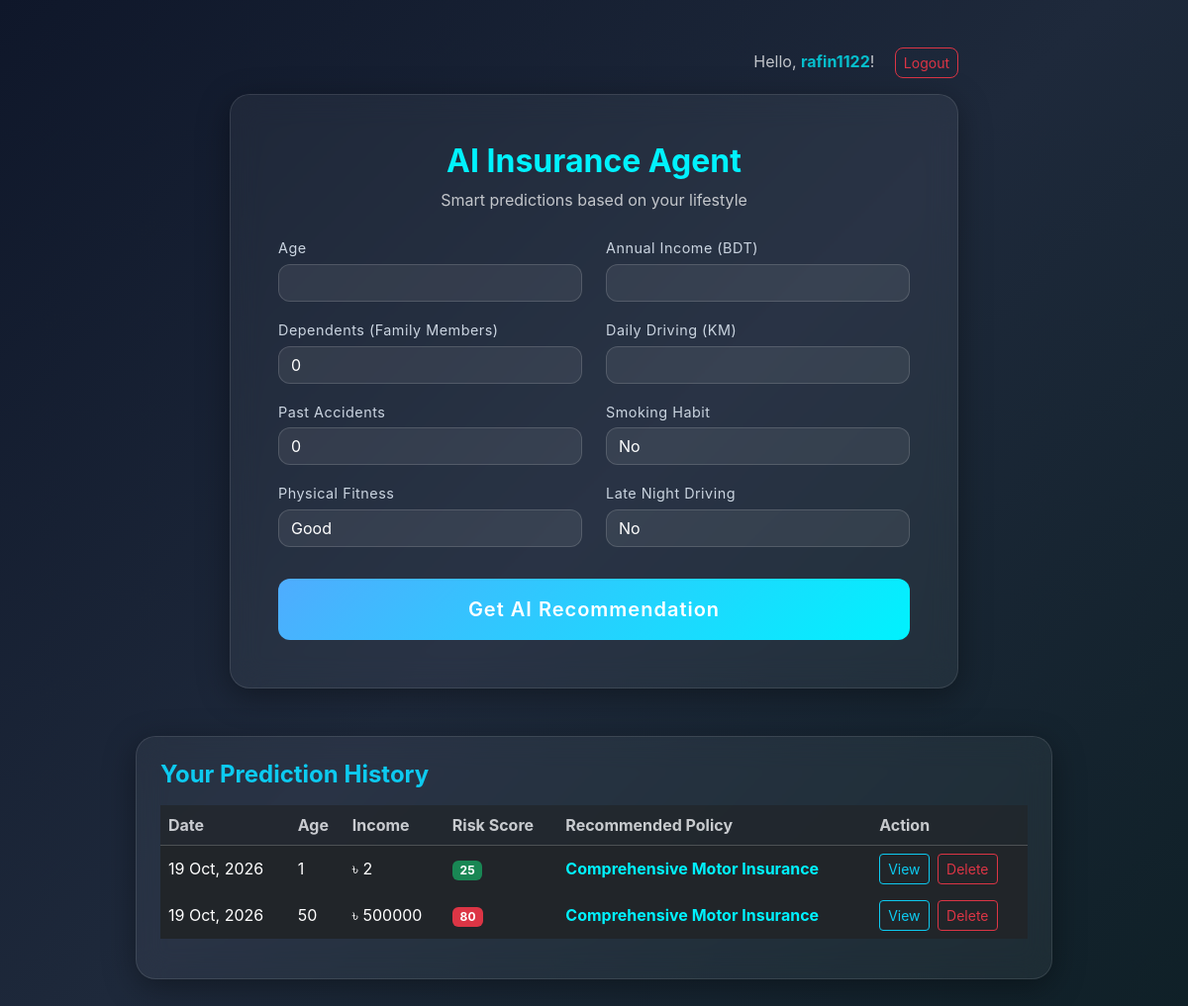
Screenshot of / (signed in) with the database file from the repository.
### recommender/models.py (models this page shows, shortened)
class InsuranceHistory(models.Model):
    user = models.ForeignKey(User, on_delete=models.CASCADE)
    age = models.IntegerField()
    income = models.IntegerField()
    risk_score = models.IntegerField()
    recommended_policy = models.CharField(max_length=100)
    date_saved = models.DateTimeField(auto_now_add=True)

### recommender/views.py (the view, shortened to what this page needs)
# urls.py: path('', views.home, name='home'),
@login_required(login_url='login_page')
def home(request):
    user_history = InsuranceHistory.objects.filter(user=request.user).order_by('-date_saved')
    return render(request, 'index.html', {'history': user_history})

### templates/index.html (shortened to what this page needs)
<!DOCTYPE html>
<html lang="en">
<head>
    <link href="https://cdn.jsdelivr.net/npm/bootstrap@5.3.0/dist/css/bootstrap.min.css" rel="stylesheet">
</head>
<body>
    <div class="container">
        <div class="row justify-content-center mb-3">
            <div class="col-md-9 col-lg-8 text-end">
                <span class="me-3 text-light opacity-75">Hello, <b style="color: #00f2fe;">{{ request.user.username }}</b>!</span>
                <a href="{% url 'logout_user' %}" class="btn btn-sm btn-outline-danger" style="border-radius: 8px;">Logout</a>
            </div>
        </div>
        <div class="row justify-content-center">
            <div class="col-md-9 col-lg-8">
                <div class="glass-card p-5">
                    <div class="text-center mb-4">
                        <h2 class="fw-bold" style="color: #00f2fe;">AI Insurance Agent</h2>
                        <p class="text-light opacity-75">Smart predictions based on your lifestyle</p>
                    </div>
                    <form method="POST">
                        <div class="row mb-3">
                            <div class="col-md-6 mb-3 mb-md-0">
                                <label>Age</label>
                                <input type="number" name="age" class="form-control" min="1" required>
                            </div>
                            <div class="col-md-6">
                                <label>Annual Income (BDT)</label>
                                <input type="number" name="income" class="form-control" min="0" required>
                            </div>
                        </div>
                        <div class="row mb-3">
                            <div class="col-md-6 mb-3 mb-md-0">
                                <label>Dependents (Family Members)</label>
                                <input type="number" name="dependents" class="form-control" value="0" min="0" required>
                            </div>
                            <div class="col-md-6">
                                <label>Daily Driving (KM)</label>
                                <input type="number" name="driving_km" class="form-control" min="0" required>
                            </div>
                        </div>
                        <div class="row mb-3">
                            <div class="col-md-6 mb-3 mb-md-0">
                                <label>Past Accidents</label>
                                <input type="number" name="accidents" class="form-control" value="0" min="0" required>
                            </div>
                            <div class="col-md-6">
                                <label>Smoking Habit</label>
                                <select name="smoking" class="form-select">
                                    <option value="No">No</option>
                                </select>
                            </div>
                        </div>
                        <div class="row mb-4">
                            <div class="col-md-6 mb-3 mb-md-0">
                                <label>Physical Fitness</label>
                                <select name="fitness" class="form-select">
                                    <option value="Good">Good</option>
                                </select>
                            </div>
                            <div class="col-md-6">
                                <label>Late Night Driving</label>
                                <select name="late_night" class="form-select">
                                    <option value="No">No</option>
                                </select>
                            </div>
                        </div>
                        <button type="submit" class="btn btn-glass w-100 py-3 fs-5 mt-2">Get AI Recommendation</button>
                    </form>
                </div>
            </div>
        </div>
        {% if history %}
        <div class="row justify-content-center mt-5">
            <div class="col-md-10">
                <div class="glass-card p-4">
                    <h4 class="text-info fw-bold mb-3">Your Prediction History</h4>
                    <div class="table-responsive">
                        <table class="table table-dark table-hover table-borderless align-middle" style="background: transparent;">
                            <thead style="border-bottom: 1px solid rgba(255,255,255,0.2);">
                                <tr class="text-light opacity-75">
                                    <th>Date</th>
                                    <th>Age</th>
                                    <th>Income</th>
                                    <th>Risk Score</th>
                                    <th>Recommended Policy</th>
                                    <th>Action</th>
                                </tr>
                            </thead>
                            <tbody>
                                {% for item in history %}
                                <tr>
                                    <td>{{ item.date_saved|date:"d M, Y" }}</td>
                                    <td>{{ item.age }}</td>
                                    <td>৳ {{ item.income }}</td>
                                    <td>
                                        <span class="badge {% if item.risk_score > 70 %}bg-danger{% elif item.risk_score > 40 %}bg-warning{% else %}bg-success{% endif %}">
                                            {{ item.risk_score }}
                                        </span>
                                    </td>
                                    <td class="fw-bold" style="color: #00f2fe;">{{ item.recommended_policy }}</td>
                                    <td>
                                        <a href="{% url 'view_history' item.id %}" class="btn btn-sm btn-outline-info me-1">View</a>
                                        <a href="{% url 'delete_history' item.id %}" class="btn btn-sm btn-outline-danger" onclick="return confirm('Are you sure you want to delete this record?');">Delete</a>
                                    </td>
                                </tr>
                                {% endfor %}
                            </tbody>
                        </table>
                    </div>
                </div>
            </div>
        </div>
        {% endif %}
    </div>
</body>
</html>

### templates/index.html (style rules this page uses)
body { background: linear-gradient(135deg, #0f172a, #1e293b, #0f2027); color: #ffffff; font-family: -apple-system, BlinkMacSystemFont, "Segoe UI", Roboto, Helvetica, Arial, sans-serif; min-height: 100vh; display: flex; align-items: flex-start; padding-top: 3rem; padding-bottom: 3rem; }
.glass-card { background: rgba(255, 255, 255, 0.05); backdrop-filter: blur(15px); -webkit-backdrop-filter: blur(15px); border: 1px solid rgba(255, 255, 255, 0.1); border-radius: 20px; box-shadow: 0 8px 32px 0 rgba(0, 0, 0, 0.37); transition: transform 0.4s ease, box-shadow 0.4s ease; }
.form-control, .form-select { background: rgba(255, 255, 255, 0.07); border: 1px solid rgba(255, 255, 255, 0.15); color: #fff; border-radius: 12px; transition: all 0.3s ease; }
.form-select option { background: #1e293b; color: #fff; }
.btn-glass { background: linear-gradient(135deg, #4facfe 0%, #00f2fe 100%); border: none; color: white; border-radius: 12px; font-weight: 600; letter-spacing: 1px; transition: all 0.3s ease; }
label { font-size: 0.9rem; letter-spacing: 0.5px; color: #cbd5e1; margin-bottom: 5px; }

### rows the page displays
InsuranceHistory: date_saved "19 Oct, 2026", age "1", income "2", risk_score "25", recommended_policy "Comprehensive Motor Insurance"
InsuranceHistory: date_saved "19 Oct, 2026", age "50", income "500000", risk_score "80", recommended_policy "Comprehensive Motor Insurance"

### other values shown
{{ request.user.username }} "rafin1122"
